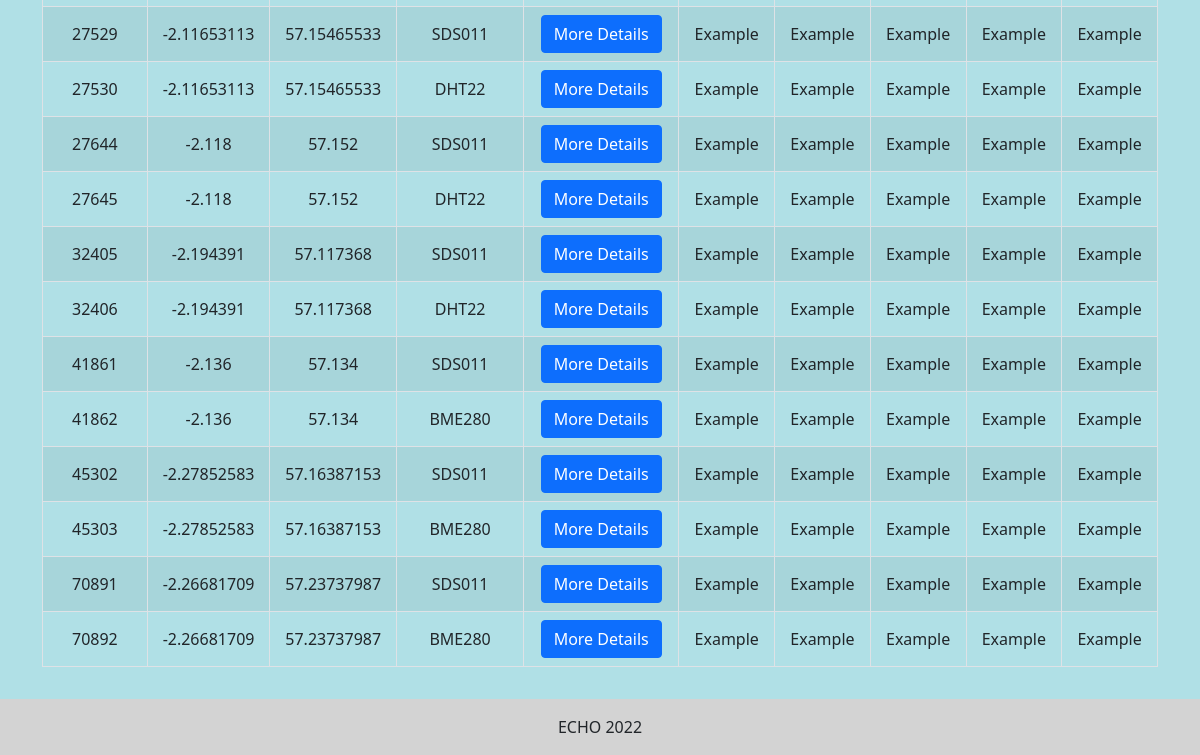
/sensorListPage/ (lower part), run on an earlier commit of the app's database.
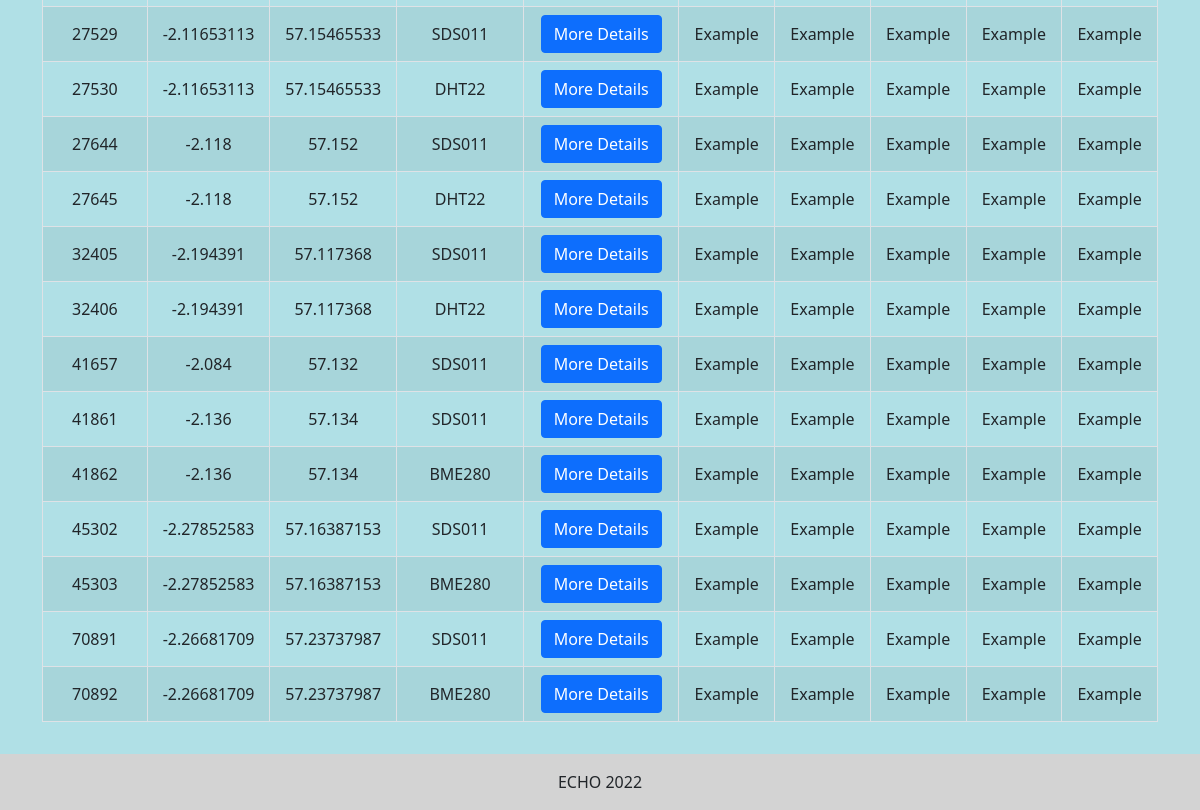
And on a later commit of the database.
### airMonitor/models.py (models this page shows)
class sensorList(models.Model):
	sensorID = models.IntegerField(primary_key=True)
	longitude = models.FloatField()
	latitude = models.FloatField()
	sensorType = models.CharField(max_length=200)
	location_id = models.IntegerField()
	class Meta:
		db_table = "sensorList"
		verbose_name = "SensorList"
		verbose_name_plural = "SensorLists"

### airMonitor/views.py (the view, shortened to what this page needs)
# urls.py: path('sensorListPage/', views.listPage, name='listPage'),
def listPage(request):
	sensors = sensorList.objects.all()
	return render(request, 'airMonitor/sensorListPage.html', {'sensors' : sensors})

### airMonitor/templates/airMonitor/sensorListPage.html (shortened to what this page needs)
{% extends 'base.html' %}
{% block content %}
<div class="container my-3">
	<div class="row">
		<div class="col table-responsive">
			<table class="table table-striped table-bordered table-hover align-middle caption-top w-100" style="text-align: center;">
				<tbody>
					{% for sensor in sensors %}
					<tr style="text-align: center;">
						<td> {{sensor.sensorID }} </td>
						<td> {{sensor.longitude}} </td>
						<td> {{sensor.latitude}} </td>
						<td> {{sensor.sensorType}} </td>
						<td>
							<form method="POST" action="/sensor/">
								<button class="selectButton btn btn-primary" id="Selection" name="Selection" value={{ sensor.sensorID }} > More Details </button>
							</form>
						</td>
						<td> Example </td><td> Example </td><td> Example </td><td> Example </td><td> Example </td>
					</tr>
					{% endfor %}
				</tbody>
			</table>
		</div>
	</div>
</div>
{% endblock %}

What changed in the data, as far as the page shows it:
added sensorList: sensorID "41657", longitude "-2.084", latitude "57.132", sensorType "SDS011"
